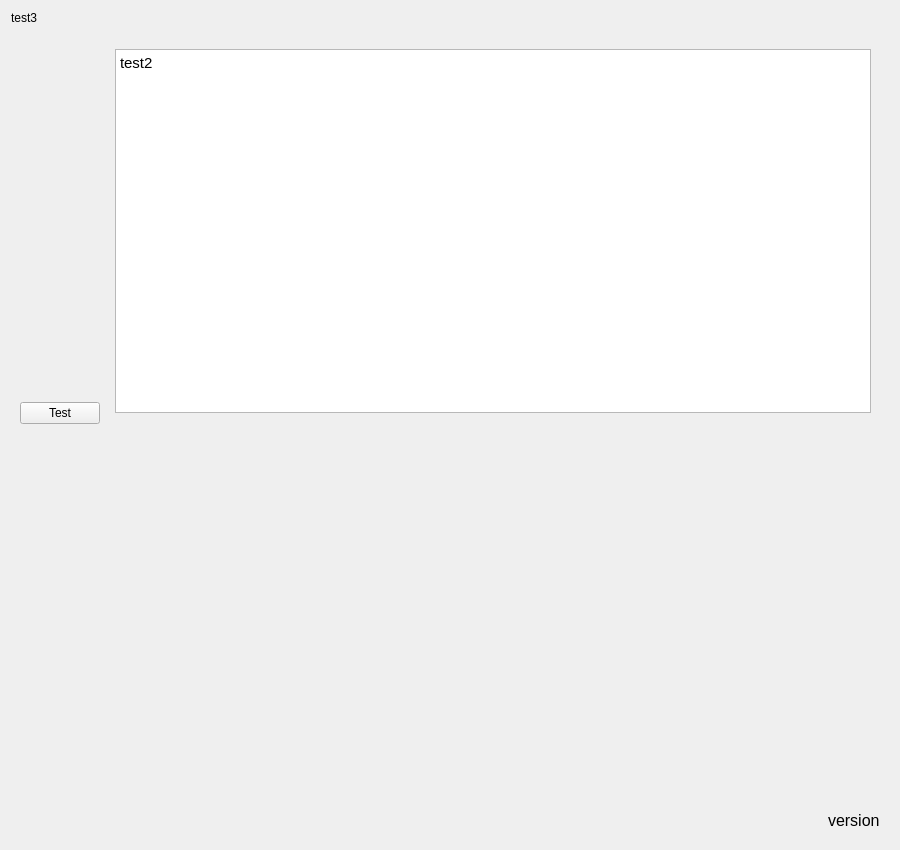
<?xml version="1.0" encoding="UTF-8"?>
<ui version="4.0">
 <class>MainWindow</class>
 <widget class="QWidget" name="MainWindow">
  <property name="geometry">
   <rect>
    <x>0</x>
    <y>0</y>
    <width>900</width>
    <height>850</height>
   </rect>
  </property>
  <property name="sizePolicy">
   <sizepolicy hsizetype="Preferred" vsizetype="Preferred">
    <horstretch>0</horstretch>
    <verstretch>0</verstretch>
   </sizepolicy>
  </property>
  <property name="minimumSize">
   <size>
    <width>650</width>
    <height>600</height>
   </size>
  </property>
  <property name="windowTitle">
   <string>MassCreator</string>
  </property>
  <layout class="QVBoxLayout" name="verticalLayout">
   <property name="sizeConstraint">
    <enum>QLayout::SetDefaultConstraint</enum>
   </property>
   <item>
    <widget class="QSplitter" name="splitter">
     <property name="minimumSize">
      <size>
       <width>0</width>
       <height>0</height>
      </size>
     </property>
     <property name="orientation">
      <enum>Qt::Vertical</enum>
     </property>
     <widget class="QWidget" name="vWidgetContent" native="true">
      <layout class="QVBoxLayout" name="vLayoutContentMain">
       <item>
        <widget class="QLabel" name="label">
         <property name="text">
          <string>test3</string>
         </property>
        </widget>
       </item>
       <item>
        <widget class="QWidget" name="hWidget" native="true">
         <layout class="QHBoxLayout" name="hLayout">
          <item>
           <widget class="QPushButton" name="pushButtonTest">
            <property name="text">
             <string>Test</string>
            </property>
           </widget>
          </item>
          <item>
           <widget class="QWidget" name="QWidgetContent" native="true">
            <layout class="QVBoxLayout" name="vLayoutContent">
             <item>
              <widget class="QTextEdit" name="textEdit">
               <property name="html">
                <string>&lt;!DOCTYPE HTML PUBLIC &quot;-//W3C//DTD HTML 4.0//EN&quot; &quot;http://www.w3.org/TR/REC-html40/strict.dtd&quot;&gt;
&lt;html&gt;&lt;head&gt;&lt;meta name=&quot;qrichtext&quot; content=&quot;1&quot; /&gt;&lt;style type=&quot;text/css&quot;&gt;
p, li { white-space: pre-wrap; }
&lt;/style&gt;&lt;/head&gt;&lt;body style=&quot; font-family:'Ubuntu'; font-size:11pt; font-weight:400; font-style:normal;&quot;&gt;
&lt;p style=&quot; margin-top:0px; margin-bottom:0px; margin-left:0px; margin-right:0px; -qt-block-indent:0; text-indent:0px;&quot;&gt;test2&lt;/p&gt;&lt;/body&gt;&lt;/html&gt;</string>
               </property>
              </widget>
             </item>
             <item>
              <spacer name="verticalSpacer">
               <property name="orientation">
                <enum>Qt::Vertical</enum>
               </property>
               <property name="sizeHint" stdset="0">
                <size>
                 <width>20</width>
                 <height>40</height>
                </size>
               </property>
              </spacer>
             </item>
            </layout>
           </widget>
          </item>
         </layout>
        </widget>
       </item>
       <item>
        <widget class="QWidget" name="hWidgetBottom" native="true">
         <layout class="QHBoxLayout" name="hLayoutConsolerVersion">
          <item>
           <spacer name="horizontalSpacer">
            <property name="orientation">
             <enum>Qt::Horizontal</enum>
            </property>
            <property name="sizeHint" stdset="0">
             <size>
              <width>40</width>
              <height>20</height>
             </size>
            </property>
           </spacer>
          </item>
          <item alignment="Qt::AlignRight">
           <widget class="QLabel" name="version">
            <property name="maximumSize">
             <size>
              <width>100</width>
              <height>16777215</height>
             </size>
            </property>
            <property name="font">
             <font>
              <pointsize>12</pointsize>
             </font>
            </property>
            <property name="text">
             <string>version</string>
            </property>
           </widget>
          </item>
         </layout>
        </widget>
       </item>
      </layout>
     </widget>
    </widget>
   </item>
  </layout>
 </widget>
 <resources/>
 <connections/>
</ui>
